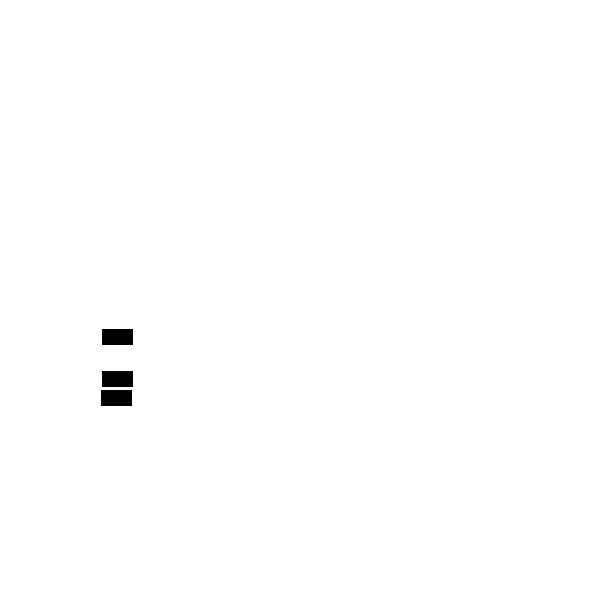
Frame 1 (no input)
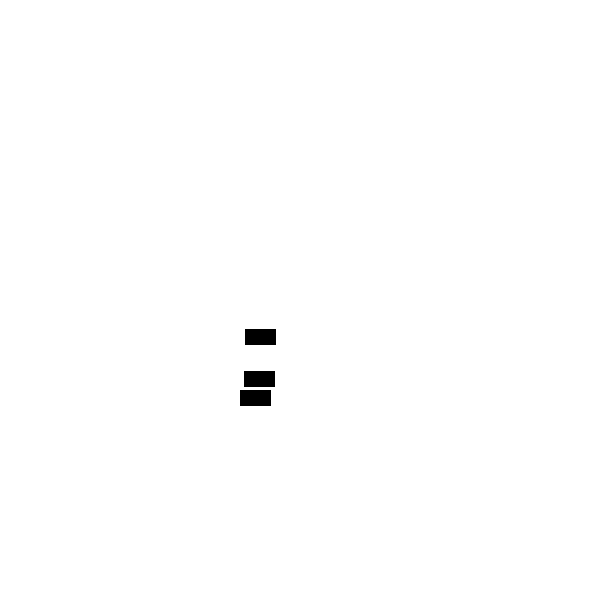
Frame 60 (the mouse pressed at the canvas centre just before this capture)
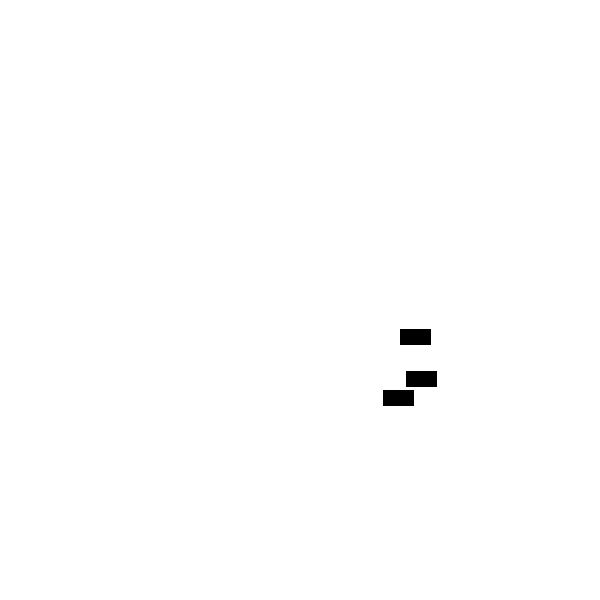
Frame 120 (the mouse held since frame 60 and released just before this capture)

The Processing sketch that drew these frames (run headless with seeded random() and noise(); from frame 60 on, the mouse is pressed at the canvas centre):

// Processing sketch: autoClass
// ── autoClass.pde
/*
  Dieses beispiel zeigt, wie wir eine Klasse Auto in einem neuen Tab
  ablegen um unseren Code zu pflegen.
  Es wird auch demonstriert, wie "sichtbar" Tabs sind indem wir in einem Tab "Global"
  eine Variable ablegen und aurufen.
  
  
*/

int value = 0;
Auto[] auto = new Auto[3];

void setup() { // ausführung: einmal
  size(600, 600);
  println(value);
  
  for(int i = 0; i<3; i++) {
    auto[i] = new Auto();
  }
}

void draw() { // ausführung: unendlich
  background(255);
  
  for(int i = 0; i<3; i++) {
    auto[i].update();
    auto[i].display();
  }

}

// ── ClassAuto.pde
class Auto {
  protected int posX;
  protected int posY;
  protected int speed;

  public Auto() {
     posX = 100; // 100.0
     posY = (int)random(height/2 - 100, height/2 + 100);
     speed = (int)random(1, 5);
  }
  
  void update(){
    posX += speed;
    //posY += random(10);
    speed = (int)random(1, 5);
    checkForEdges();
  }
  
  void display(){
    fill(0);
    rect(posX, posY, 30, 15);
  }
  
  private void checkForEdges() {
    if(posX > width) {
      posX = -30;
    }
    
    if(posY > height) {
      posY = -15;
    }
  }
  
  /*
    Signature einer Methode
    
    Rückgabewert nameDerFunktion(Parameterliste … ) {
    }
    
    – Sofern wir als Rückgabewert in der Signatur einen Datentypen angeben, brauchen wir das
    Keyword "return" mit einer Variable oder Berechnung von diesem Datentypen
    – Das keyword "void" in der Signatur befreit uns davon.
  */
  void setX(int _x) {
    posX = _x;
  }
  
  void setY(int _y) {
    posY = _y;
  }
  
  int getX() {
    return posX;
  }

  
  
  

}

// ── Global.pde
// Dieser Tab wird entweder "vor" oder "nach" unserem main-Sketch eingebunden.
// Allgemein gilt, dass alle Tabs beim Kompilieren "gestitcht" werden, sprich
// alle Zeilen von unsere Code werden einfach zusammengeschmissen

String global = "Hallo!";
